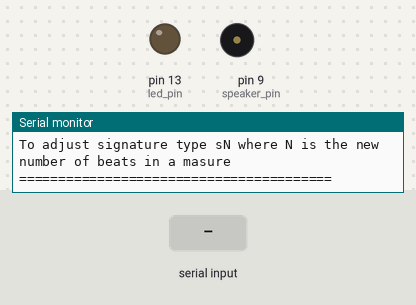
This sketch was run on a simulated Arduino Uno, built with avr-gcc and run on an emulated ATmega328P. Shown: output pins drawn as LEDs (lit = HIGH), buzzer (waves = sounding), the last lines printed to the serial monitor. The inputs (shaded band) are chosen by the test bench.

Above: at 1.4 s.
1.5 s: "90,45\n" received over Serial
6.7 s: "30,150\n" received over Serial
13.7 s: "t,45\n" received over Serial
At 15.0 s:
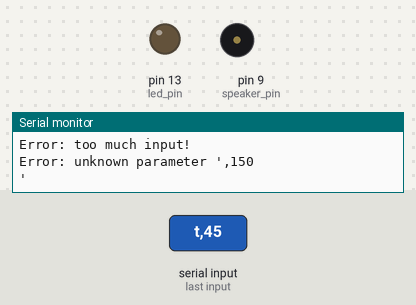
15.7 s: "1,90,45\n" received over Serial
Timing chart, 0 to 20.7 s (numbered marks = the images above; inputs shaded):
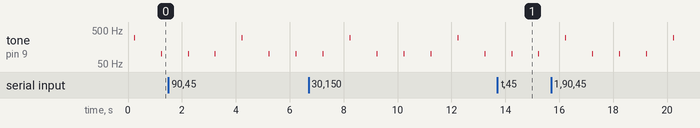

Measured:
- by itself, tone on pin 9 (speaker_pin): plays 100 Hz for 0.02 s, 300 Hz for 0.02 s, 100 Hz for 0.02 s, 100 Hz for 0.02 s, 100 Hz for 0.02 s, 300 Hz for 0.02 s … (7 notes in this stretch)

The sketch:

metronome.ino
```cpp
/****************************************************************************
 * $Id: metronome.ino 292 2016-06-18 01:26:23Z u35616872 $
 *
 * Metronome
 *
 * Connect a peizo buzzer's + to pin 9 and - to gnd
 * Open the arduino's tools->serial monitor. At startup this will output
 * instructions on how to change the tempo and signature,
 ***************************************************************************/
int speaker_pin = 9;
int led_pin = 13;

/*
 * char notenames[] = { 'c',  'd',  'e',  'f',  'g',  'a',  'b',  'C' };
 * int      tones[] = { 1915, 1700, 1519, 1432, 1275, 1136, 1014, 956 };
 */

/* times set in milliseconds */
int beat_tone = 100;
int accent_tone = 300;
int tone_duration = 20;
int delay_duration = 0;

/* input variables - set defaults here */
int beats_per_minute = 60;    // tempo
int beats_per_measure = 4;    // time signature


/* --------------------------------------------------------------------------
 * ------------------------------------------------------------------------*/
void calc_delay() {
   /* delay_duration is what sets the tempo. Adjust here to milliseconds and
    * subtract the amount of time it takes to play the tone */
   delay_duration = (60 / (float)beats_per_minute * 1000) - tone_duration;
   /* add a few ms to account for arduino doing other stuff */
   delay_duration += 20;
   // Serial.print("delay_duration: "); Serial.println(delay_duration);

}

/* --------------------------------------------------------------------------
 * stuff for reading input from serial port (serial over USB)
 * ------------------------------------------------------------------------*/
void check_inputs() {
   int len = 0, i = 0;
   char str[9];
   char num[9];
   int strsize = 9;
   char inchr = -1;

   str[0] = '\0';

   /* read the input */
   while (Serial.available() > 0) {
      if ( i < strsize - 1 ) {
         inchr = Serial.read();
         str[i++] = inchr;
         str[i] = '\0';
      }
      else {
         Serial.println("Error: too much input!");
         return;
      }
      //Serial.print("I received: "); Serial.println(str);
   }

   /* did we read anything? */
   len = strlen(str);
   if ( len == 0 ) {
      return;
   }

   /* adjust parameter */
   i = 0;
   if ( str[i] == 't' ) {
      strncpy(num, str+1, len-1);
      beats_per_minute = atoi(num);
      Serial.print(  "tempo = "); Serial.print(beats_per_minute); Serial.println(" beats per minute");
      /* recalculate the delay since tempo has changed */
      calc_delay();

   }
   else if ( str[i] == 's' ) {
      strncpy(num, str+1, len-1);
      beats_per_measure = atoi(num);
      Serial.print(  "time signature = "); Serial.print(beats_per_measure); Serial.println(" beats per measure");
   }
   else {
      Serial.print("Error: unknown parameter '"); Serial.print(str); Serial.println("'");
      return;
   }
}


/* --------------------------------------------------------------------------
 * ------------------------------------------------------------------------*/
void setup() {
   Serial.begin(9600);

   // set i/o pins
   pinMode(speaker_pin, OUTPUT);
   pinMode(led_pin, OUTPUT);

   calc_delay();

   /* print instructions on how to adjust tempo and time signature */
   Serial.println("=============== Starting ===============");
   Serial.print(  "tempo = "); Serial.print(beats_per_minute); Serial.println(" beats per minute");
   Serial.print(  "time signature = "); Serial.print(beats_per_measure); Serial.println(" beats per measure");
   Serial.println(" ");
   Serial.println("To adjust tempo type tNN where NN is the new tempo");
   Serial.println("To adjust signature type sN where N is the new number of beats in a masure");
   Serial.println("========================================");
}

/* --------------------------------------------------------------------------
 * ------------------------------------------------------------------------*/
void loop() {
   int i = 0;

   digitalWrite(led_pin, HIGH);
   tone(speaker_pin, accent_tone, tone_duration);
   digitalWrite(led_pin, LOW);
   delay(delay_duration);
   for ( i = 0; i < beats_per_measure - 1; i++ ) {
      digitalWrite(led_pin, HIGH);
      tone(speaker_pin, beat_tone, tone_duration);
      digitalWrite(led_pin, LOW);
      delay(delay_duration);
   }

   check_inputs();
}
```
